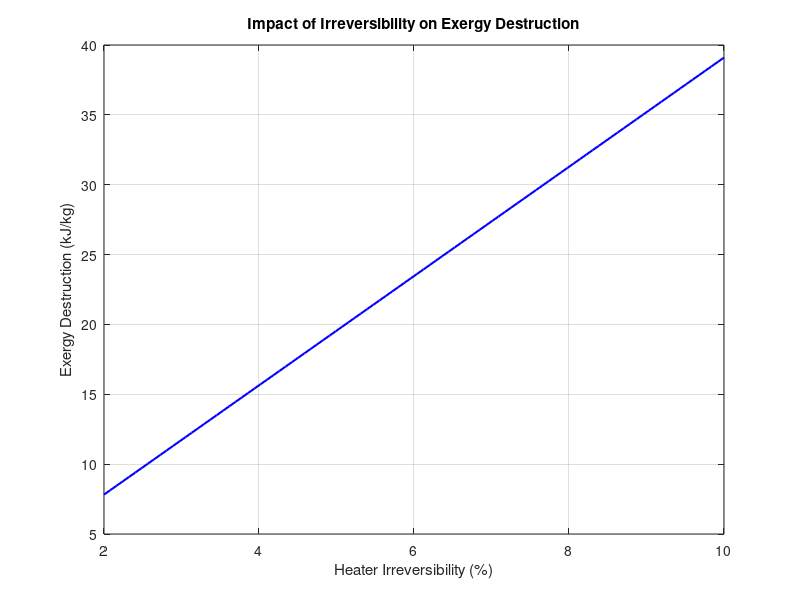

The MATLAB script that drew this image:
% Problem 5: Exergy Analysis with Temperature-Dependent Properties

Temp_in = 350;
Temp_out = 900;
Temp_dead = 298;

%% Part 1: Numerical Entropy Change
% Cp(T) = 1200 + 0.4T - 1.2e-4*T^2 (J/kg-K)
% Entropy differential: ds = Cp(T)/T dT
Func_Entropyter = @(t) (1200 + 0.4.*t - 1.2e-4.*t.^2) ./ t;

% Using adaptive quadrature (integral) as per hint
Delta_S_sys = integral(Func_Entropyter, Temp_in, Temp_out);

fprintf('Entropy Change of Stream: %.2f J/kg-K\n', Delta_S_sys);

%% Part 2: Exergy Destruction Scenarios
% The problem asks to estimate exergy destruction for specific irreversibility levels
% Assuming "Irreversibility of X%" implies S_gen = X% of Delta_S
Irr_levels = [0.02, 0.10]; 

fprintf('\nExergy Destruction Analysis:\n');
for k = 1:length(Irr_levels)
    S_gen_k = Irr_levels(k) * Delta_S_sys;
    X_dest_k = Temp_dead * S_gen_k; % Gouy-Stodola Theorem
    fprintf('At %.0f%% Irreversibility: %.4f kJ/kg\n', Irr_levels(k)*100, X_dest_k/1000);
end

%% Part 3: Sensitivity Analysis
Fraction_Irr = linspace(0.02, 0.10, 100);
X_dest_vector = Temp_dead .* (Fraction_Irr .* Delta_S_sys);

figure(1)
plot(Fraction_Irr * 100, X_dest_vector / 1000, 'b-', 'LineWidth', 1.5)
xlabel('Heater Irreversibility (%)')
ylabel('Exergy Destruction (kJ/kg)')
title('Impact of Irreversibility on Exergy Destruction')
grid on